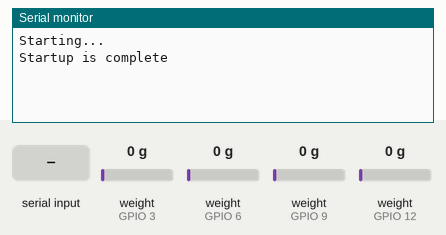
Simulated run of this sketch. Board: ESP8266 (NodeMCU). Parts: the last lines printed to the serial monitor. The inputs (shaded band) are chosen by the test bench; at power-on: weight on the scale (sensors on GPIO 3, GPIO 6, GPIO 9, GPIO 12) 0 g.

Above: at 10.8 s.
10.9 s: "t" received over Serial
At 12.1 s:
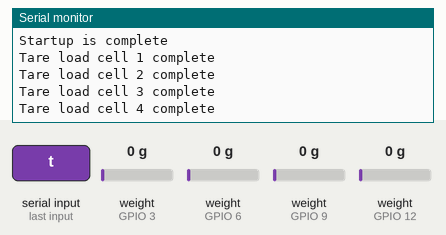
12.4 s: "p" received over Serial
At 13.4 s:
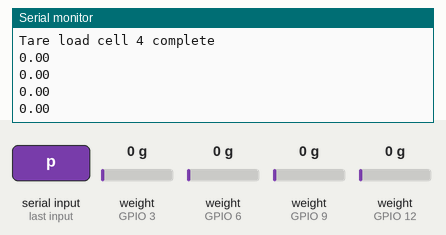
Timing chart, 0 to 15.4 s (numbered marks = the images above; inputs shaded):
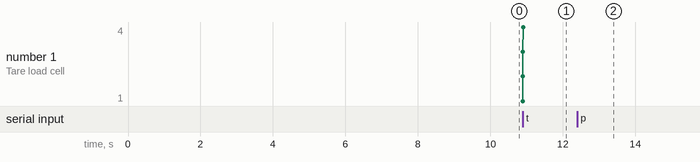

Measured:
- after the input at 10.9 s, the serial monitor: prints a new line at once (image 1)
- after the input at 12.4 s, the serial monitor: prints a new line at once (image 2)

The sketch:

4xcell.ino
```cpp
/*Arduino Code
 * Thomas Wick, Elizibeth Woodard, Andrew Posey, Garrett Sepulvado
 */
#include <HX711_ADC.h>
#if defined(ESP8266)|| defined(ESP32) || defined(AVR)
#include <EEPROM.h>
#endif

//pins:
const int HX711_dout_1 = 3;
const int HX711_sck_1 = 4;
const int HX711_dout_2 = 6;
const int HX711_sck_2 = 7;
const int HX711_dout_3 = 9;
const int HX711_sck_3 = 10;
const int HX711_dout_4 = 12;
const int HX711_sck_4 = 13;


//HX711 constructor (dout pin, sck pin)
HX711_ADC LoadCell_1(HX711_dout_1, HX711_sck_1); //HX711 1
HX711_ADC LoadCell_2(HX711_dout_2, HX711_sck_2); //HX711 2
HX711_ADC LoadCell_3(HX711_dout_3, HX711_sck_3); //HX711 3
HX711_ADC LoadCell_4(HX711_dout_4, HX711_sck_4); //HX711 4

const int calVal_eepromAdress_1 = 0; // eeprom adress for calibration value load cell 1 (4 bytes)
const int calVal_eepromAdress_2 = 4; // eeprom adress for calibration value load cell 2 (4 bytes)
unsigned long t = 0;

void setup() {
  Serial.begin(57600); delay(10);
  Serial.println();
  Serial.println("Starting...");

  float calibrationValue_1;
  float calibrationValue_2;
  float calibrationValue_3;
  float calibrationValue_4;


  calibrationValue_1 = 2005.0;
  calibrationValue_2 = 1818.0;  //calibration values
  calibrationValue_3 = 1975.0;
  calibrationValue_4 = 1840.0;

#if defined(ESP8266) || defined(ESP32)

#endif


  LoadCell_1.begin();
  LoadCell_2.begin();
  LoadCell_3.begin(); //begins loadcells to get values
  LoadCell_4.begin();

  unsigned long stabilizingtime = 2000;
  boolean _tare = true;
  byte loadcell_1_rdy = 0;
  byte loadcell_2_rdy = 0;
  byte loadcell_3_rdy = 0;
  byte loadcell_4_rdy = 0;

  while ((loadcell_1_rdy + loadcell_2_rdy + loadcell_3_rdy) < 3) { //run startup, stabilization and tare, both modules simultaniously
    if (!loadcell_1_rdy) loadcell_1_rdy = LoadCell_1.startMultiple(stabilizingtime, _tare);
    if (!loadcell_2_rdy) loadcell_2_rdy = LoadCell_2.startMultiple(stabilizingtime, _tare);
    if (!loadcell_3_rdy) loadcell_3_rdy = LoadCell_3.startMultiple(stabilizingtime, _tare);
    if (!loadcell_4_rdy) loadcell_4_rdy = LoadCell_4.startMultiple(stabilizingtime, _tare);       //tests for wiring
  }
  if (LoadCell_1.getTareTimeoutFlag()) {
    Serial.println("Timeout, check MCU>HX711 no.1 wiring and pin designations");
  }
  if (LoadCell_2.getTareTimeoutFlag()) {
    Serial.println("Timeout, check MCU>HX711 no.2 wiring and pin designations");
  }
  if (LoadCell_3.getTareTimeoutFlag()) {
    Serial.println("Timeout, check MCU>HX711 no.3 wiring and pin designations");
  }
  if (LoadCell_4.getTareTimeoutFlag()) {
    Serial.println("Timeout, check MCU>HX711 no.4 wiring and pin designations");
  }
  LoadCell_1.setCalFactor(calibrationValue_1);
  LoadCell_2.setCalFactor(calibrationValue_2);
  LoadCell_3.setCalFactor(calibrationValue_3);
  LoadCell_4.setCalFactor(calibrationValue_4);  //gives the okay to start
  Serial.println("Startup is complete");
}

void loop() {
  static boolean newDataReady = 0;
  const int serialPrintInterval = 3000; //increase value to slow down serial print activity


  // check for new data/start next conversion:
  if (LoadCell_1.update() || LoadCell_2.update() || LoadCell_3.update() || LoadCell_4.update()) newDataReady = true;

  //get smoothed value from data set

  //if (newDataReady) {

    if (Serial.read() == 'p') {
      float a = LoadCell_1.getData();
      float b = LoadCell_2.getData();
      float c = LoadCell_3.getData();
      float d = LoadCell_4.getData();

      Serial.println(a);
      Serial.println(b);  //values of all load cells
      Serial.println(c);
      Serial.println(d);
      //Serial.println('p');
    }
    newDataReady = 0;
    t = millis();

  //}


  // receive command from serial terminal, send 't' to initiate tare operation:
  if (Serial.available() > 0) {
    char inByte = Serial.read();
    if (inByte == 't') {
      LoadCell_1.tareNoDelay();
      LoadCell_2.tareNoDelay();
      LoadCell_3.tareNoDelay();
      LoadCell_4.tareNoDelay();
    }
  }

  //check if last tare operation is complete
  if (LoadCell_1.getTareStatus() == true) {
    Serial.println("Tare load cell 1 complete");
  }
  if (LoadCell_2.getTareStatus() == true) {
    Serial.println("Tare load cell 2 complete");     //lets us know when the load cells have zeroe'd out
  }
  if (LoadCell_3.getTareStatus() == true) {
    Serial.println("Tare load cell 3 complete");
  }
  if (LoadCell_4.getTareStatus() == true) {
    Serial.println("Tare load cell 4 complete");
  }

}
```
